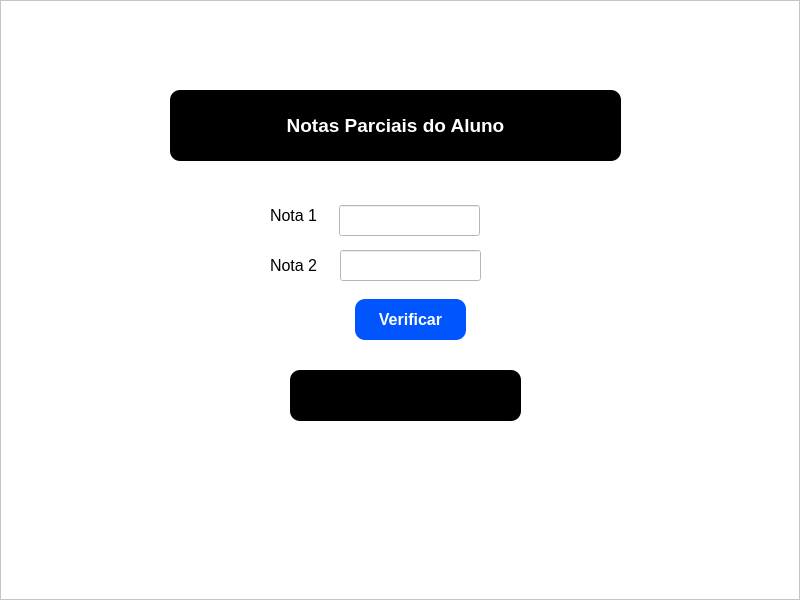
<?xml version="1.0" encoding="UTF-8"?>
<ui version="4.0">
 <class>MainWindow</class>
 <widget class="QMainWindow" name="MainWindow">
  <property name="geometry">
   <rect>
    <x>0</x>
    <y>0</y>
    <width>800</width>
    <height>600</height>
   </rect>
  </property>
  <property name="windowTitle">
   <string>MainWindow</string>
  </property>
  <widget class="QWidget" name="centralwidget">
   <layout class="QHBoxLayout" name="horizontalLayout">
    <property name="spacing">
     <number>0</number>
    </property>
    <property name="leftMargin">
     <number>0</number>
    </property>
    <property name="topMargin">
     <number>0</number>
    </property>
    <property name="rightMargin">
     <number>0</number>
    </property>
    <property name="bottomMargin">
     <number>0</number>
    </property>
    <item>
     <widget class="QFrame" name="frame">
      <property name="styleSheet">
       <string notr="true">background-color: #FFF;</string>
      </property>
      <property name="frameShape">
       <enum>QFrame::StyledPanel</enum>
      </property>
      <property name="frameShadow">
       <enum>QFrame::Raised</enum>
      </property>
      <widget class="QLabel" name="label">
       <property name="geometry">
        <rect>
         <x>170</x>
         <y>90</y>
         <width>451</width>
         <height>71</height>
        </rect>
       </property>
       <property name="font">
        <font>
         <family>Arial</family>
         <pointsize>14</pointsize>
         <weight>75</weight>
         <bold>true</bold>
        </font>
       </property>
       <property name="styleSheet">
        <string notr="true">background-color: #000;
color: #FFF;
border-radius: 10px;</string>
       </property>
       <property name="text">
        <string>Notas Parciais do Aluno</string>
       </property>
       <property name="alignment">
        <set>Qt::AlignCenter</set>
       </property>
      </widget>
      <widget class="QLabel" name="label_2">
       <property name="geometry">
        <rect>
         <x>270</x>
         <y>200</y>
         <width>61</width>
         <height>31</height>
        </rect>
       </property>
       <property name="font">
        <font>
         <pointsize>12</pointsize>
        </font>
       </property>
       <property name="text">
        <string>Nota 1</string>
       </property>
      </widget>
      <widget class="QLineEdit" name="lineEdit_nota1">
       <property name="geometry">
        <rect>
         <x>339</x>
         <y>205</y>
         <width>141</width>
         <height>31</height>
        </rect>
       </property>
      </widget>
      <widget class="QLabel" name="label_verificar">
       <property name="geometry">
        <rect>
         <x>290</x>
         <y>370</y>
         <width>231</width>
         <height>51</height>
        </rect>
       </property>
       <property name="font">
        <font>
         <family>Arial</family>
         <pointsize>12</pointsize>
         <weight>75</weight>
         <bold>true</bold>
        </font>
       </property>
       <property name="styleSheet">
        <string notr="true">background-color: #000;
color: #FFF;
border-radius: 10px;</string>
       </property>
       <property name="text">
        <string/>
       </property>
       <property name="alignment">
        <set>Qt::AlignCenter</set>
       </property>
      </widget>
      <widget class="QPushButton" name="pb_verificar">
       <property name="geometry">
        <rect>
         <x>355</x>
         <y>299</y>
         <width>111</width>
         <height>41</height>
        </rect>
       </property>
       <property name="font">
        <font>
         <pointsize>12</pointsize>
         <weight>75</weight>
         <bold>true</bold>
        </font>
       </property>
       <property name="styleSheet">
        <string notr="true">background-color: #0055ff;
color: #FFF;
border-radius: 10px;</string>
       </property>
       <property name="text">
        <string>Verificar</string>
       </property>
      </widget>
      <widget class="QLabel" name="label_3">
       <property name="geometry">
        <rect>
         <x>270</x>
         <y>250</y>
         <width>61</width>
         <height>31</height>
        </rect>
       </property>
       <property name="font">
        <font>
         <pointsize>12</pointsize>
        </font>
       </property>
       <property name="text">
        <string>Nota 2</string>
       </property>
      </widget>
      <widget class="QLineEdit" name="lineEdit_nota2">
       <property name="geometry">
        <rect>
         <x>340</x>
         <y>250</y>
         <width>141</width>
         <height>31</height>
        </rect>
       </property>
      </widget>
     </widget>
    </item>
   </layout>
  </widget>
 </widget>
 <resources/>
 <connections/>
</ui>
